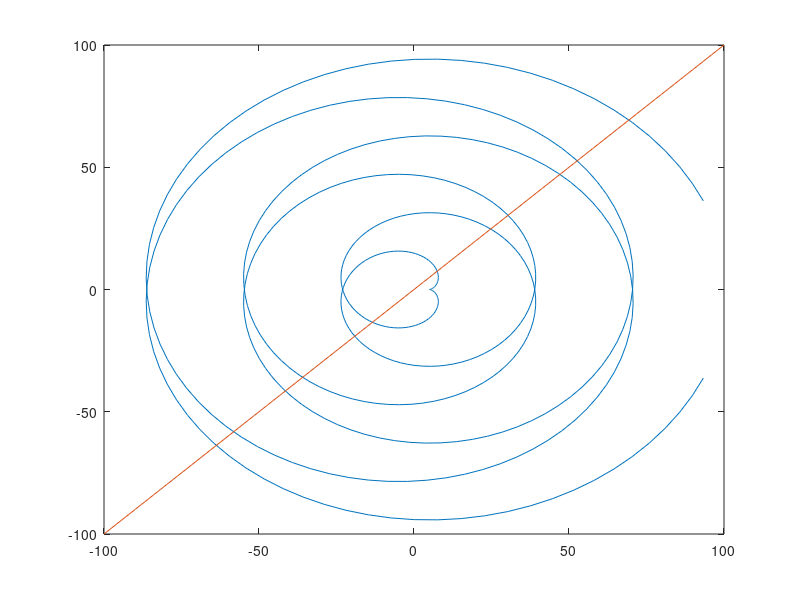

Write MATLAB code to recreate this figure. (Note: this script raises an error after producing the figure.)
figure('Name', 'Bài tập 3b', 'NumberTitle', 'off')
t1 = linspace(-20, 20, 500);
x2 = linspace(-100, 100);
x1 = 5 * (cos(t1) + t1.* sin(t1));
y1 = 5 * (sin(t1) - t1.* cos(t1));
y2  = x2;
plot(x1, y1, x2, y2);

syms t;
x = 5 * (cos(t) + t * sin(t));
y = 5 * (sin(t) - t * cos(t));
f = x - y;
j = 1;
for i = -20 : 3 : 17
    a = i;
    b = i + 3;
    c = (a + b)/2;
    if subs(f, a) * subs(f, b) < 0
        c = (a + b)/2;
        e = abs(subs(f, c));
        while e > 10^-12
            if subs(f, a) * subs(f, c) < 0
                b = c;
            else
                a = c;
            end
            c = (a + b)/2;
            e = abs(subs(f, c));
        end
        A(j) = double(subs(x, c));
        B(j) = double(subs(y, c));
        j = j + 1;
    end
end
A = sort(A);
B = sort(B);
for k = 0 : j - 2
    str = strcat('x', num2str(k));
    text(A(k + 1), B(k + 1), str);
end
